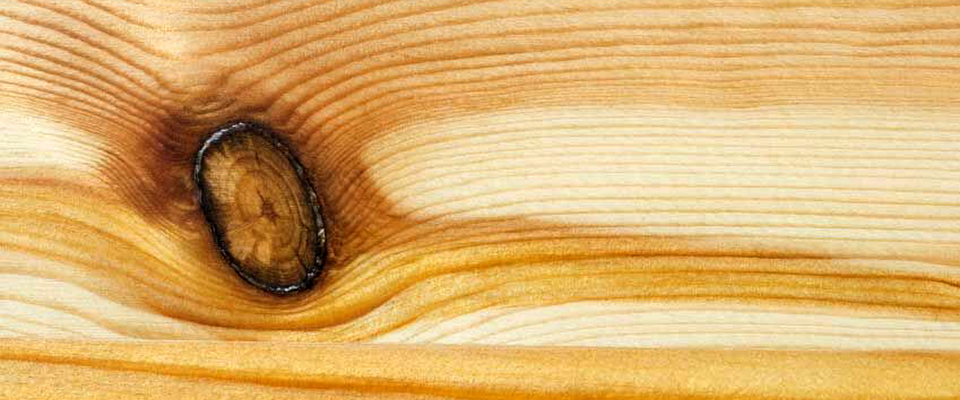
#> input picture Project/dataset/0076658231.jpg, 960 x 400 px; its folder holds only this picture in this run
$ jupyter execute --allow-errors Project_V01.ipynb
#> lines starting #> are read from the running program, lines starting #| are printed output that depends on the picture; after the words box and inside, x2 and y2 are one past the last pixel; in counts of white or black regions, pixels touching at a corner belong together
[cell 1]
import skimage.io as io
import matplotlib.pyplot as plt
import skimage as sk
import skimage.color as clr
import matplotlib as mat
import numpy as np
import scipy as sc
import glob
from skimage.filters import try_all_threshold

[cell 2]
data = glob.glob('dataset/*.jpg')

data_size = len(data)
data_gray = [None] * data_size
data_threshold = [None] * data_size
data_fill = [None] * data_size

print("nombre d'images",data_size)

fig, ax = plt.subplots(1, data_size,figsize = (40,40))

#> (the rest of this cell did not finish here and is left out)

[cell 3]
fig, ax = plt.subplots(2, 4,figsize = (20,10))

for i in range(data_size):
    data_mean= np.max(data_gray[i])/2
    data_threshold[i] = data_gray[i] < data_mean
    ax.flatten()[i].imshow((data_threshold[i]),cmap = 'gray')
    ax.flatten()[i].set_title((data[i]))
#> this loop made 1 pass
#> data_mean on pass 1: 0.494
#> after the loop, data_threshold = 1 item
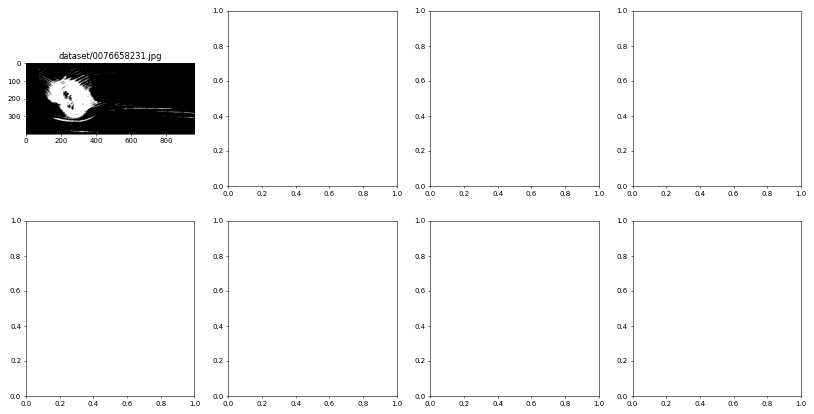
#> figure drawn by matplotlib, 1 panel

[cell 4]
fig, ax = plt.subplots(2, 4,figsize = (20,10))

for i in range(data_size):
    data_fill[i] = sc.ndimage.binary_fill_holes(data_threshold[i])
    ax.flatten()[i].imshow((data_fill[i]),cmap = 'gray')
    ax.flatten()[i].set_title((data[i]))
#> after the loop, data_fill = 1 item

[cell 5]
fig, ax = plt.subplots(2, 4,figsize = (20,10))

for i in range(data_size):
    labeled_regions, num_labels = sk.measure.label(data_fill[i], return_num=True)

    region_props = sk.measure.regionprops(labeled_regions)

    filtered_regions = [
        region.label
        for region in region_props
        if region.area > 5 and region.eccentricity < 0.9
    ]

    centroids = [region.centroid
                 for region in region_props
                 if region.area > 5 and region.eccentricity < 0.9]
    bounding_boxes = [region.bbox
                      for region in region_props
                      if region.area > 5 and region.eccentricity < 0.9]

    filtered_image = np.isin(labeled_regions, filtered_regions)


    ax.flatten()[i].imshow(filtered_image, cmap='gray')
    ax.flatten()[i].set_title(f"number of regions detected : {len(filtered_regions)}")
    for centroid, bbox in zip(centroids, bounding_boxes):
                y, x = centroid
                minr, minc, maxr, maxc = bbox
                rect = plt.Rectangle((minc, minr), maxc - minc, maxr - minr, fill=False, edgecolor='red', linewidth=2)
                ax.flatten()[i].add_patch(rect)
                ax.flatten()[i].plot(x, y, 'ro')
#> this loop made 1 pass
#> num_labels on pass 1: 294
#> pass 1, `labeled_regions, num_labels = sk.measure.label(data_fill[i], return_nu..`:
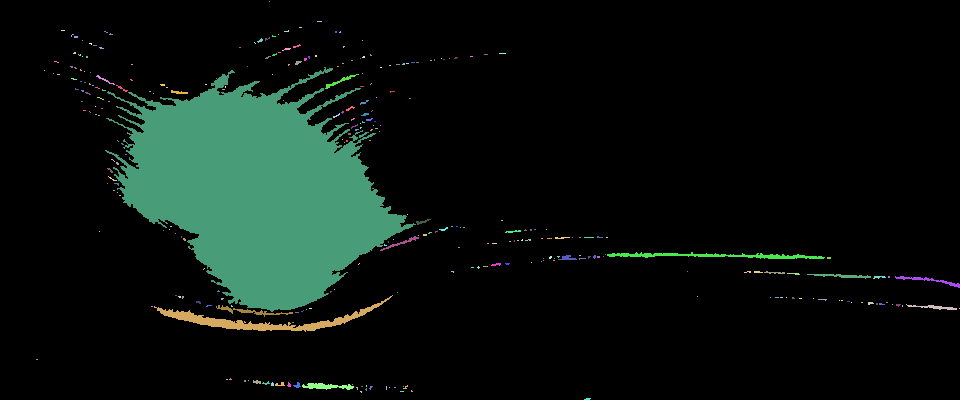
#> labeled_regions: shape (400, 960) int32; 295 distinct labels, from 0 to 294; one colour per label, 0 black
#> pass 1, `filtered_image = np.isin(labeled_regions, filtered_regions)`:
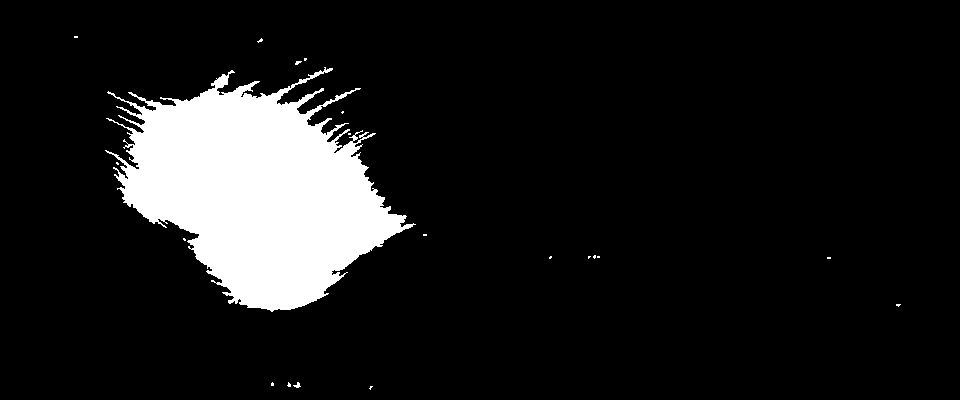
#> filtered_image: shape (400, 960) bool; 10.8% white; 20 white regions (18 under 20 px), largest, box (x1, y1, x2, y2) and area: (105, 67, 416, 312) 41465, (293, 382, 301, 388) 25

$ run again, on Project/dataset/1585267079207.jpg
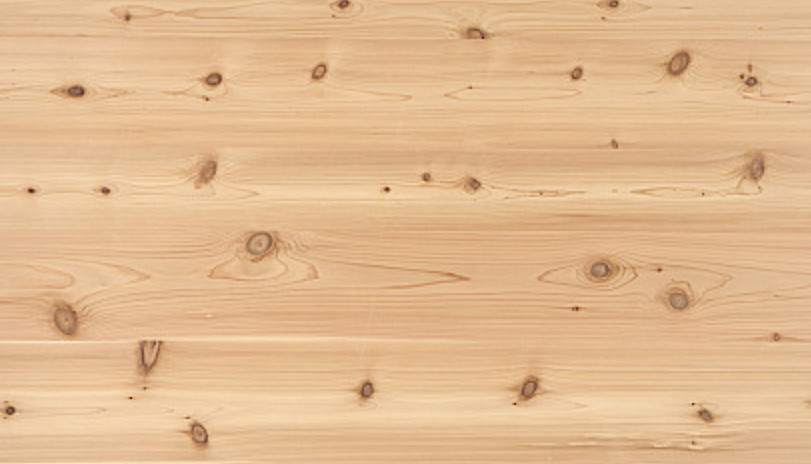
#> input picture Project/dataset/1585267079207.jpg, 811 x 464 px
#> the loop `for i in range(data_size):` made 1 pass
#> data_mean on pass 1: 0.46
#> after the loop `for i in range(data_size):`: data_threshold = 1 item
#> `[cell 3] fig, ax = plt.subplots(2, 4,figsize = (20,10))  for i in rang..`:
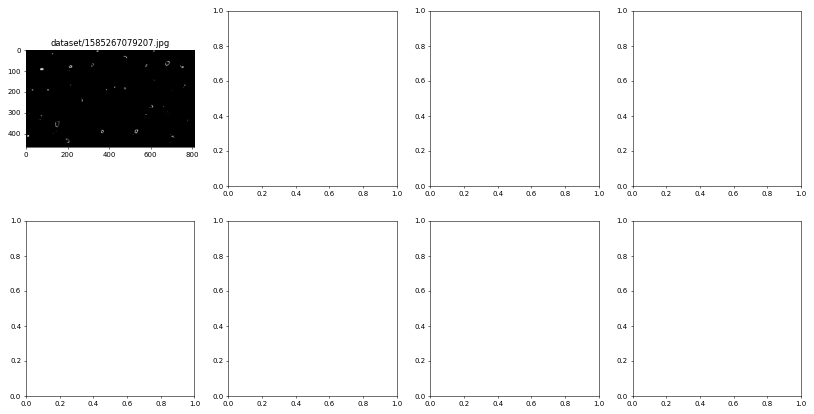
#> figure drawn by matplotlib, 1 panel
#> the loop `for i in range(data_size):` made 1 pass
#> num_labels on pass 1: 74
#> pass 1, `filtered_image = np.isin(labeled_regions, filtered_regions)`:
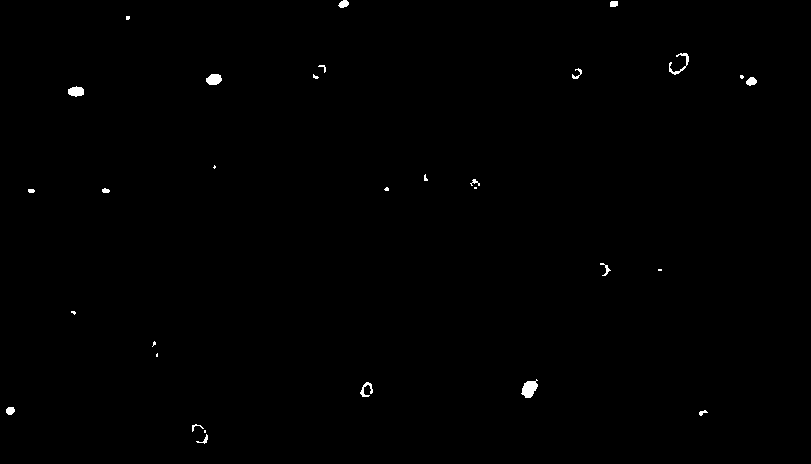
#> filtered_image: shape (464, 811) bool; 0.36% white; 30 white regions (12 under 20 px), largest, box (x1, y1, x2, y2) and area: (521, 379, 538, 398) 205, (206, 74, 222, 85) 139, (68, 86, 84, 97) 132
